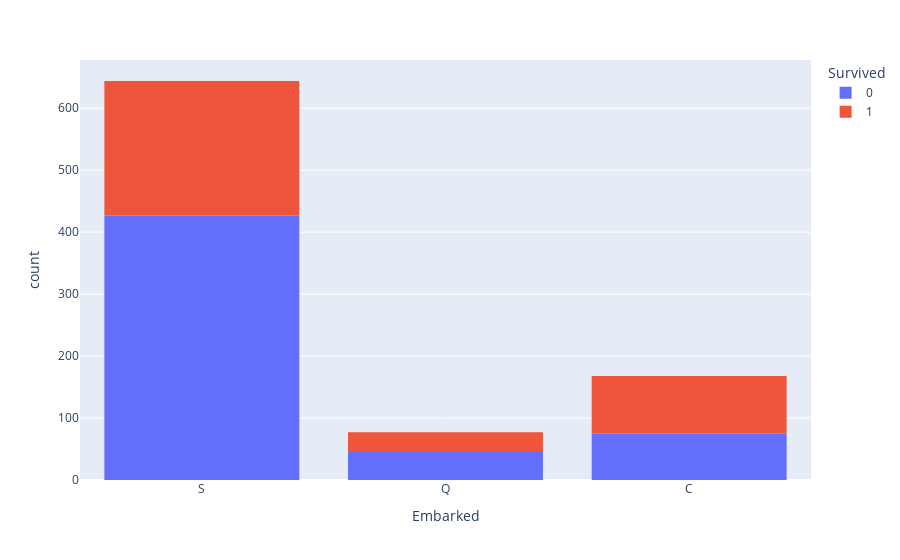

The notebook cell this image was saved under:
### Code cell
pt.histogram(df, x = 'Embarked', color = 'Survived', nbins = 35)

### Figure 1 — Plotly figure (JSON) as saved in the notebook; plotly's stock layout.template omitted (floating-point values rounded to 4 significant figures; data arrays with more than 128 entries replaced by an {"elided": "..."} marker saying what was removed)
{"data": [{"alignmentgroup": "True", "bingroup": "x", "hovertemplate": "Survived=0<br>Embarked=%{x}<br>count=%{y}<extra></extra>", "legendgroup": "0", "marker": {"color": "#636efa", "pattern": {"shape": ""}}, "name": "0", "nbinsx": 35, "offsetgroup": "0", "orientation": "v", "showlegend": true, "type": "histogram", "x": {"elided": "549 str values"}, "xaxis": "x", "yaxis": "y"}, {"alignmentgroup": "True", "bingroup": "x", "hovertemplate": "Survived=1<br>Embarked=%{x}<br>count=%{y}<extra></extra>", "legendgroup": "1", "marker": {"color": "#EF553B", "pattern": {"shape": ""}}, "name": "1", "nbinsx": 35, "offsetgroup": "1", "orientation": "v", "showlegend": true, "type": "histogram", "x": {"elided": "342 str values"}, "xaxis": "x", "yaxis": "y"}], "layout": {"barmode": "relative", "legend": {"title": {"text": "Survived"}, "tracegroupgap": 0}, "margin": {"t": 60}, "xaxis": {"anchor": "y", "domain": [0, 1], "title": {"text": "Embarked"}}, "yaxis": {"anchor": "x", "domain": [0, 1], "title": {"text": "count"}}}}
